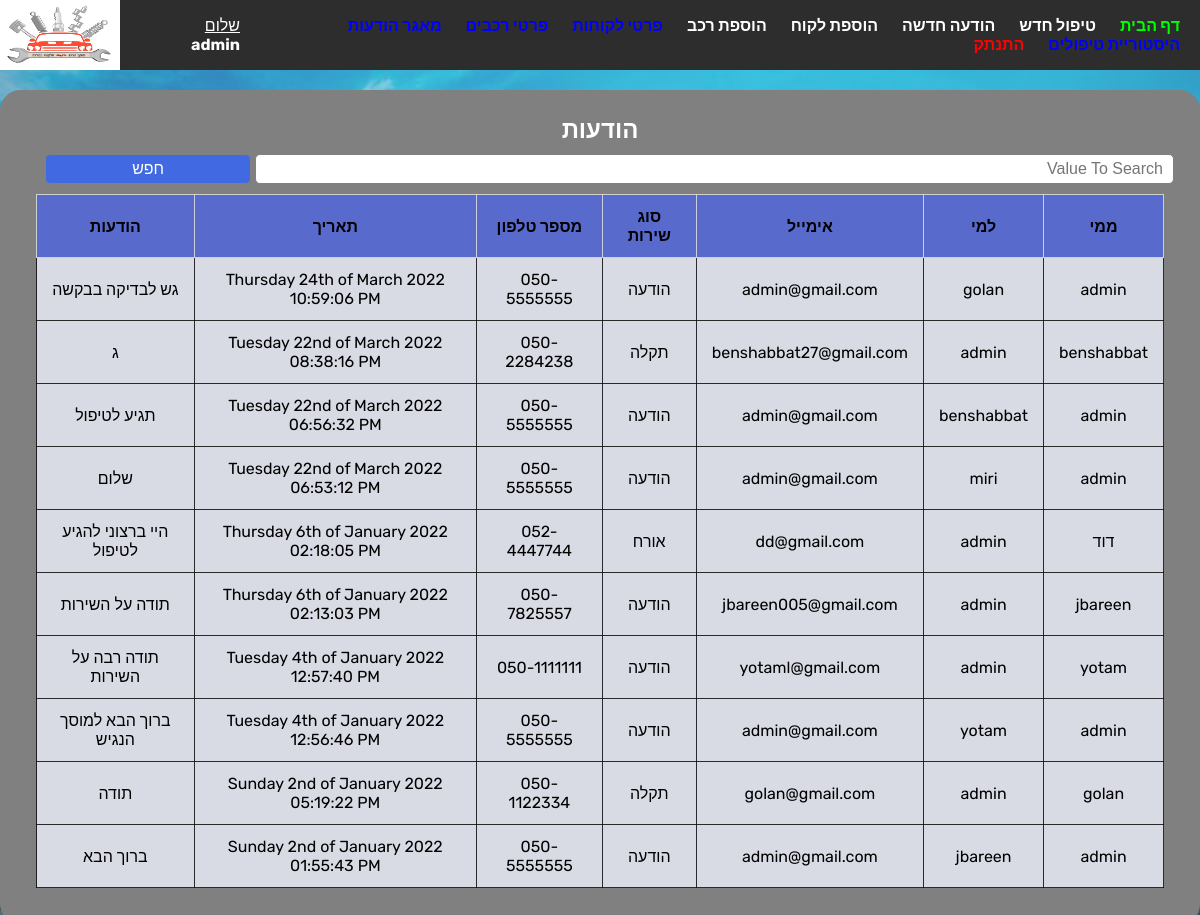
Screenshot of /message_DB.php (signed in) with the database file from the repository.
### tables this page shows
CREATE TABLE `message` (
  `id` int(11) NOT NULL,
  `fromU` text NOT NULL,
  `toU` text NOT NULL,
  `phone` text NOT NULL,
  `typeservice` varchar(255) NOT NULL,
  `email` text NOT NULL,
  `date` text NOT NULL,
  `text` text NOT NULL
);

### message_DB.php (the view, shortened to what this page needs)
<!DOCTYPE html>
<html lang="en">
<?php
include('function.php');
if (isset($_POST['search']))
    {
    $valueToSearch = $_POST['valueToSearch'];
    $query=" SELECT * FROM `message` WHERE CONCAT (`fromU`, `toU`, `phone`, `typeservice`, `email`, `date`, `text`) LIKE '%".$valueToSearch."%' ORDER BY `id` DESC";
    $search_result=filterTable($query);
    }
else{
        $query=" SELECT * FROM `message` ORDER BY `message`.`id` DESC LIMIT 10";
        $search_result=filterTable($query);
    }
?>
<head>
    <link rel="stylesheet" href="style.css">
    <link rel="stylesheet" type="text/css"
        href="https://cdnjs.cloudflare.com/ajax/libs/font-awesome/5.15.1/css/all.min.css">
</head>
<body>
    <header><?php nav(); ?></header>
    <form method="post" action="message_DB.php">
        <h2>הודעות </h2>
        <div class="search-fltier">
            <div class="input-search">
                <input type="text" name="valueToSearch" placeholder="Value To Search">
                <button type="submit" name="search" class="btn" value="Filter">חפש</button>
            </div>
        </div>
        <table class="table">
            <tr>
                <th>ממי</th>
                <th>למי</th>
                <th>אימייל</th>
                <th>סוג שירות</th>
                <th>מספר טלפון</th>
                <th>תאריך</th>
                <th>הודעות</th>
            </tr>
            <?php while($rows=mysqli_fetch_array($search_result)):?>
            <?php if($rows['fromU']==$_SESSION['username'] or $rows['toU']==$_SESSION['username']):?>
            <tr>
                <td><?php echo $rows['fromU']; ?></td>
                <td><?php echo $rows['toU']; ?></td>
                <td><?php echo $rows['email']; ?></td>
                <td><?php echo $rows['typeservice']; ?></td>
                <td><?php echo $rows['phone']; ?></td>
                <td><?php echo $rows['date']; ?></td>
                <td><?php echo $rows['text']; ?></td>
            </tr>
            <?php endif;?>
            <?php endwhile;?>
        </table>
    </form>
</body>
</html>

### style.css (style rules this page uses)
* { margin: 0; padding: 0; box-sizing: border-box; --borderRadius: 10px; --borderRadiusS: 10px; --heightHeader: 70px; --backgroundColor_header:#2e2d2d; --backgroundColor_form:#808080; --fontColer_Aa:#ffffff; --border:1px solid gray; }
body { background-color: var(--backgroundColor_body); direction: rtl; font-family: 'Rubik', sans-serif; max-width: 1440px; background-image: url('images/background.jpeg'); height:max-content; background-position: center; background-repeat: no-repeat; background-size: cover; position: relative; background-attachment: fixed; }
form { background-color: var(--backgroundColor_form); width: fit-content; margin: auto; padding: 25px; border: var(--border); border-radius: 20px; margin-top: 90px; }
header { overflow: hidden; position: fixed; top: 0; height: var(--heightHeader);width: 100%; background-color: var(--backgroundColor_header); }
h2 { color: var(--fontColer_Aa); text-align: center; }
.table { border-collapse: collapse; width: -webkit-fill-available; margin: 10px 10px; }
.table td { background-color:rgb(217, 219, 228); padding: 12px 15px; border: 1px solid rgba(15, 15, 15, 0.867); text-align: center; }
.table th { background-color:rgb(88, 106, 204); padding: 12px 15px; border: 1px solid #dddd; text-align: center; }
.btn { display: inline-block; background: RoyalBlue; color: white; padding: 8px 15px; border-radius: 20px; outline: none; border: none; }
.input-search { margin: 10px 0px 10px 0px; }
.input-search input { height: 30px; width: 80.02%; padding: 5px 10px; font-size: 16px; border-radius: 5px; border: var(--border); }
.input-search button { height: 30px; width: 18%; padding: 5px 10px; font-size: 16px; border-radius: 5px; border: var(--border); }

### rows the page displays
message: fromU "admin", toU "golan", email "admin@gmail.com", typeservice "הודעה", phone "050-5555555", date "Thursday 24th of March 2022 10:59:06 PM", text "גש לבדיקה בבקשה"
message: fromU "benshabbat", toU "admin", email "benshabbat27@gmail.com", typeservice "תקלה", phone "050-2284238", date "Tuesday 22nd of March 2022 08:38:16 PM", text "ג"
message: fromU "admin", toU "benshabbat", email "admin@gmail.com", typeservice "הודעה", phone "050-5555555", date "Tuesday 22nd of March 2022 06:56:32 PM", text "תגיע לטיפול"
message: fromU "admin", toU "miri", email "admin@gmail.com", typeservice "הודעה", phone "050-5555555", date "Tuesday 22nd of March 2022 06:53:12 PM", text "שלום"
message: fromU "דוד", toU "admin", email "dd@gmail.com", typeservice "אורח", phone "052-4447744", date "Thursday 6th of January 2022 02:18:05 PM", text "היי ברצוני להגיע לטיפול"
message: fromU "jbareen", toU "admin", email "jbareen005@gmail.com", typeservice "הודעה", phone "050-7825557", date "Thursday 6th of January 2022 02:13:03 PM", text "תודה על השירות"
message: fromU "yotam", toU "admin", email "yotaml@gmail.com", typeservice "הודעה", phone "050-1111111", date "Tuesday 4th of January 2022 12:57:40 PM", text "תודה רבה על השירות"
message: fromU "admin", toU "yotam", email "admin@gmail.com", typeservice "הודעה", phone "050-5555555", date "Tuesday 4th of January 2022 12:56:46 PM", text "ברוך הבא למוסך הנגיש"
message: fromU "golan", toU "admin", email "golan@gmail.com", typeservice "תקלה", phone "050-1122334", date "Sunday 2nd of January 2022 05:19:22 PM", text "תודה"
message: fromU "admin", toU "jbareen", email "admin@gmail.com", typeservice "הודעה", phone "050-5555555", date "Sunday 2nd of January 2022 01:55:43 PM", text "ברוך הבא"

### other values shown
$_SESSION['username'] "admin"
